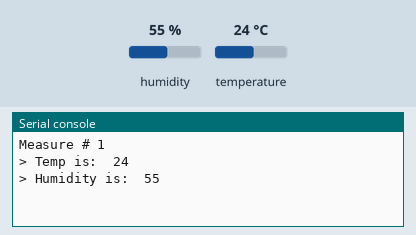
Simulated run of this program. Board: ESP32 board running MicroPython. Shown: the last lines printed to the serial console. The inputs (shaded band) are chosen by the test bench; at power-on: humidity 55 %, temperature 24 °C.

Above: at 1.2 s.
1.3 s: humidity set to 22 %
At 2.6 s:
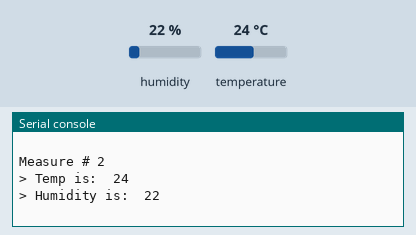
2.8 s: temperature set to 12 °C
At 3.9 s:
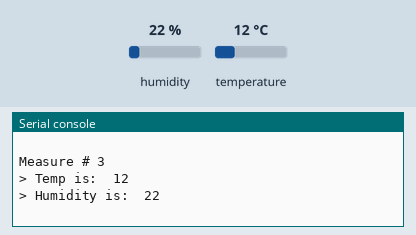
4.3 s: humidity set to 40 %
At 5.9 s:
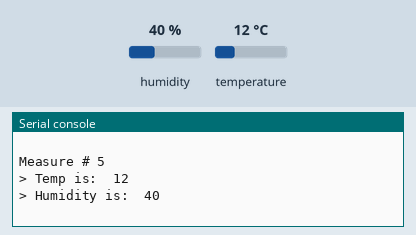
Timing chart, 0 to 7.4 s (numbered marks = the images above; inputs shaded):
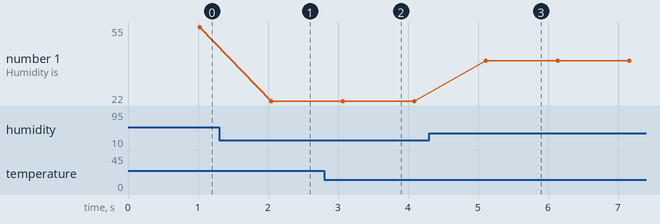

The program:

main.py
```python
global sensor

import utime

cont = 1

while True:
    utime.sleep(1)
    sensor.measure()

    temp = sensor.temperature()
    hum = sensor.humidity()

    print("Measure #", cont)
    print("> Temp is: ", temp, "\n> Humidity is: ", hum, "\n")


    cont += 1

    
```

boot.py
```python
from machine import Pin
from dht import DHT11

sensor = DHT11(Pin(14))
```

Measured:
- after the input at 1.3 s, the serial console: prints a new line after 0.75 s (image 1)
- after the input at 2.8 s, the serial console: prints a new line after 0.27 s (image 2)
- after the input at 4.3 s, the serial console: prints a new line after 0.81 s (image 3)
- plotted number 1: 55 → 22 after the input at 1.3 s, 22 → 40 after the input at 4.3 s
